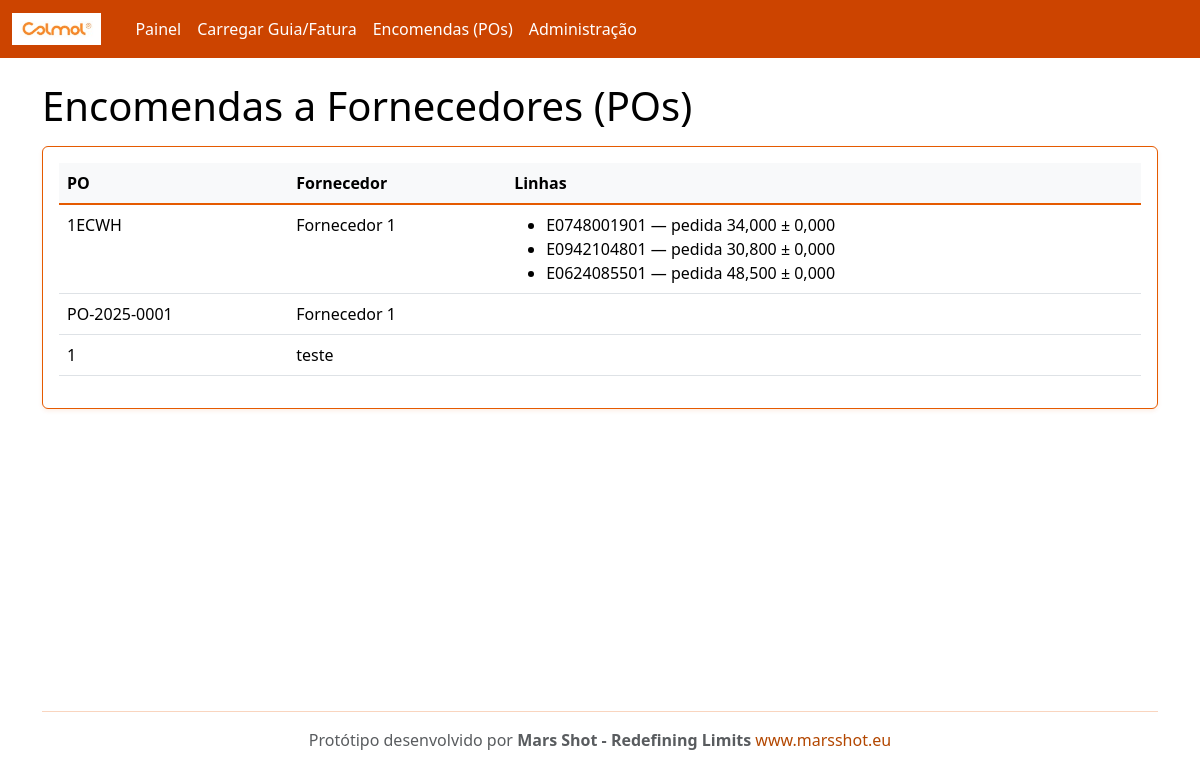
The page /po/ on the database as committed earlier.
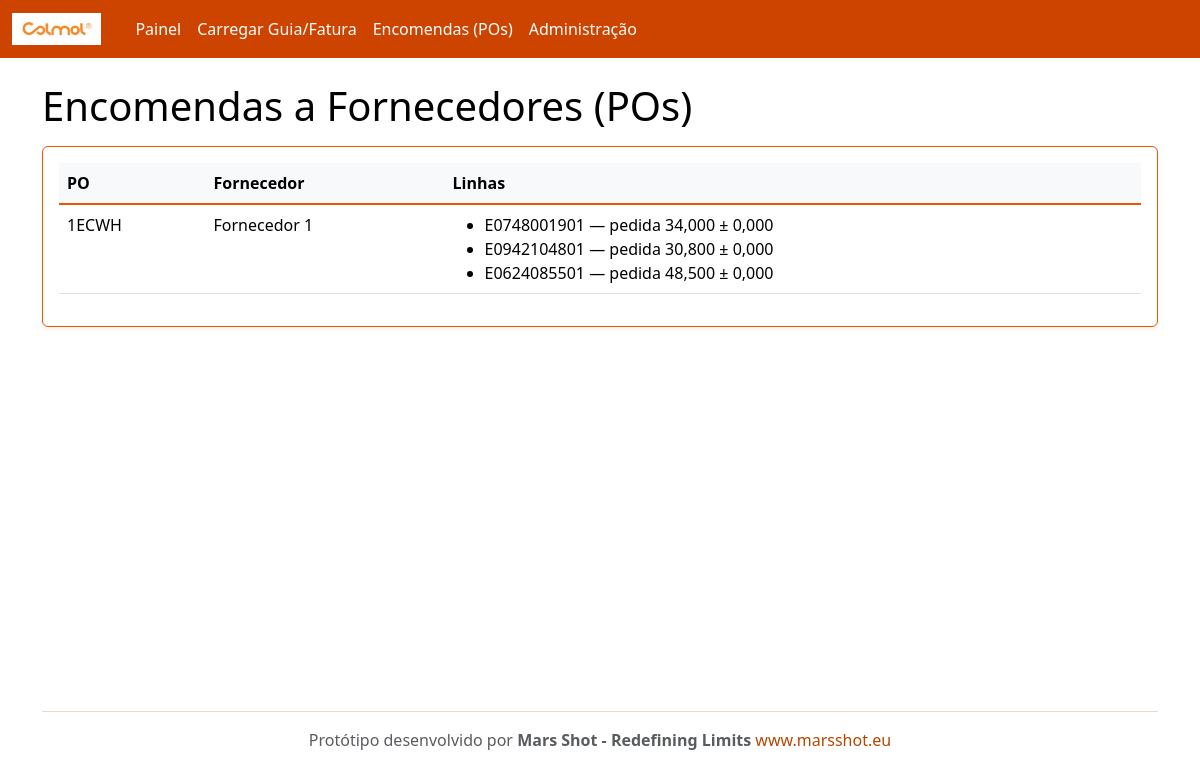
The same page on the database as committed later.
### rececao/models.py (models this page shows, shortened)
class PurchaseOrder(models.Model):
    number = models.CharField(max_length=100, unique=True)
    supplier = models.ForeignKey(Supplier, on_delete=models.CASCADE, related_name='purchase_orders')
    created_at = models.DateTimeField(auto_now_add=True)

class Supplier(models.Model):
    name = models.CharField(max_length=200, unique=True)
    email = models.EmailField(blank=True, null=True)
    code = models.CharField(max_length=50, unique=True)

class POLine(models.Model):
    po = models.ForeignKey(PurchaseOrder, on_delete=models.CASCADE, related_name='lines')
    internal_sku = models.CharField(max_length=120)  # código interno Colmol
    description = models.CharField(max_length=255, blank=True)
    unit = models.CharField(max_length=20, default='UN')
    qty_ordered = models.DecimalField(max_digits=12, decimal_places=3)
    tolerance = models.DecimalField(max_digits=6, decimal_places=3, default=0)  # tolerância admitida
    class Meta:
        unique_together = ('po','internal_sku')

### rececao/views.py (the view)
# urls.py: path('po/', views.po_list, name='po_list'),
def po_list(request):
    pos = PurchaseOrder.objects.all().order_by('-id')
    return render(request, 'po_list.html', {'pos': pos})

### templates/po_list.html
{% extends "base.html" %}
{% block content %}
<h1>Encomendas a Fornecedores (POs)</h1>
<div class="card p-3 mt-3">
  <table class="table table-hover">
    <thead><tr><th>PO</th><th>Fornecedor</th><th>Linhas</th></tr></thead>
    <tbody>
      {% for p in pos %}
      <tr>
        <td>{{ p.number }}</td>
        <td>{{ p.supplier.name }}</td>
        <td>
          <ul class="mb-0">
          {% for l in p.lines.all %}
            <li>{{ l.internal_sku }} — pedida {{ l.qty_ordered }} ± {{ l.tolerance }}</li>
          {% endfor %}
          </ul>
        </td>
      </tr>
      {% empty %}
      <tr><td colspan="3">Sem POs. Use o admin para criar dados de exemplo.</td></tr>
      {% endfor %}
    </tbody>
  </table>
</div>
{% endblock %}

Rows that differ between the two databases and show on the page:
removed PurchaseOrder: number "PO-2025-0001", supplier.name "Fornecedor 1"
removed PurchaseOrder: number "1", supplier.name "teste"
